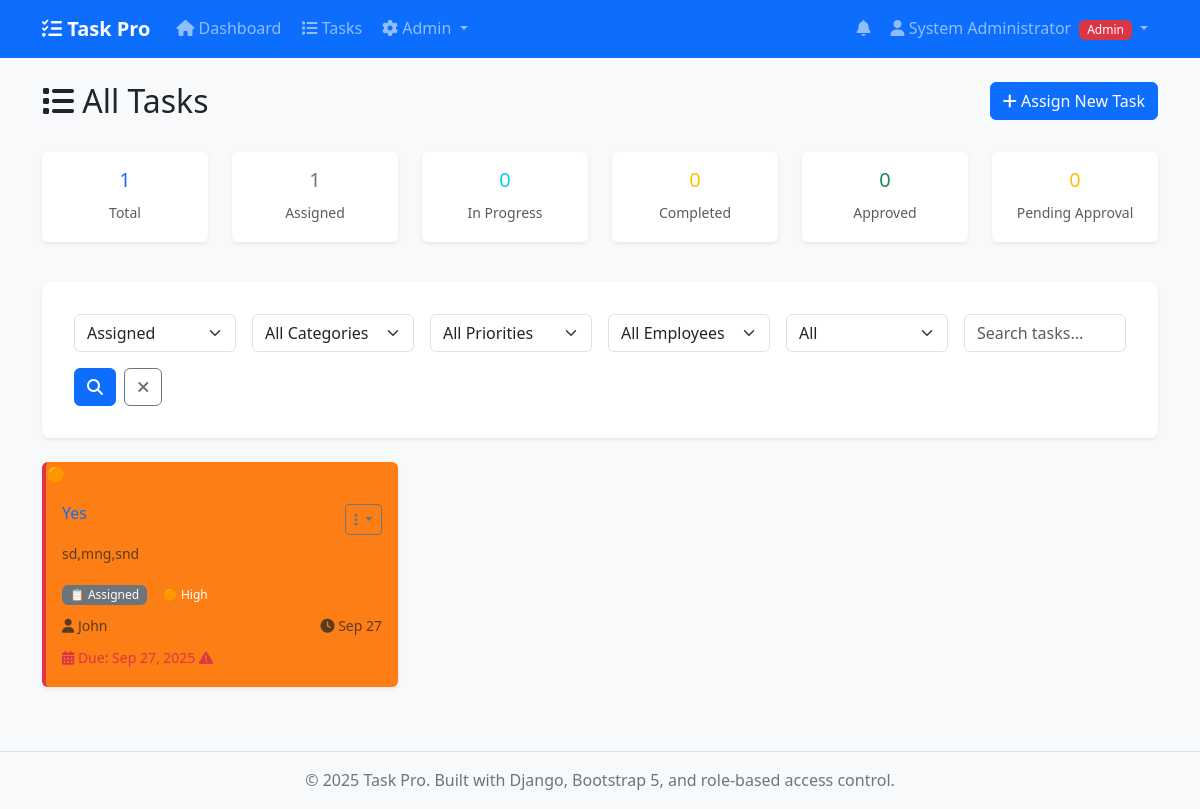
The app's page /tasks/?status=assigned (signed in) with its own data.
### tasks/models.py (models this page shows, shortened)
class Task(models.Model):
    STATUS_CHOICES = [
        ('assigned', 'Assigned'),
        ('in_progress', 'In Progress'),
        ('completed', 'Completed (Pending Approval)'),
        ('approved', 'Approved'),
        ('rejected', 'Rejected'),
        ('cancelled', 'Cancelled'),
        ('on_hold', 'On Hold'),
    ]
    APPROVAL_STATUS_CHOICES = [
        ('pending', 'Pending'),
        ('approved', 'Approved'),
        ('rejected', 'Rejected'),
        ('not_required', 'Not Required'),
    ]
    title = models.CharField(max_length=200)
    description = models.TextField()
    category = models.ForeignKey(Category, on_delete=models.SET_NULL, null=True, blank=True)
    priority = models.ForeignKey(Priority, on_delete=models.SET_NULL, null=True, blank=True)
    status = models.CharField(max_length=20, choices=STATUS_CHOICES, default='assigned')
    assigned_to = models.ForeignKey(User, on_delete=models.CASCADE, related_name='assigned_tasks')
    created_by = models.ForeignKey(User, on_delete=models.CASCADE, related_name='created_tasks')
    approved_by = models.ForeignKey(User, on_delete=models.SET_NULL, null=True, blank=True, related_name='approved_tasks')
    approval_status = models.CharField(max_length=15, choices=APPROVAL_STATUS_CHOICES, default='not_required')
    approval_notes = models.TextField(blank=True, null=True, help_text="Admin notes for approval/rejection")
    requires_approval = models.BooleanField(default=True)
    created_at = models.DateTimeField(auto_now_add=True)
    updated_at = models.DateTimeField(auto_now=True)
    due_date = models.DateTimeField(null=True, blank=True)
    started_at = models.DateTimeField(null=True, blank=True)
    completed_at = models.DateTimeField(null=True, blank=True)
    approved_at = models.DateTimeField(null=True, blank=True)
    estimated_hours = models.DecimalField(max_digits=5, decimal_places=2, null=True, blank=True)
    actual_hours = models.DecimalField(max_digits=5, decimal_places=2, null=True, blank=True)
    completion_notes = models.TextField(blank=True, null=True, help_text="Employee notes on task completion")
    attachment = models.FileField(upload_to='task_attachments/', null=True, blank=True)
    class Meta:
        ordering = ['-created_at']
        indexes = [
            models.Index(fields=['status']),
            models.Index(fields=['priority']),
            models.Index(fields=['due_date']),
            models.Index(fields=['assigned_to']),
            models.Index(fields=['approval_status']),
        ]
        permissions = [
            ('can_assign_tasks', 'Can assign tasks to employees'),
            ('can_approve_tasks', 'Can approve completed tasks'),
            ('can_view_all_tasks', 'Can view all tasks'),
            ('can_manage_employees', 'Can manage employees'),
        ]
    @property
    def is_overdue(self):
        if self.due_date and self.status not in ['approved', 'cancelled']:
            return timezone.now() > self.due_date
        return False

class Priority(models.Model):
    PRIORITY_CHOICES = [
        (1, 'Low'),
        (2, 'Medium'),
        (3, 'High'),
        (4, 'Critical'),
        (5, 'Emergency'),
    ]
    name = models.CharField(max_length=20)
    level = models.IntegerField(choices=PRIORITY_CHOICES, unique=True)
    color = models.CharField(max_length=7, default='#6c757d')
    description = models.TextField(blank=True, null=True)
    class Meta:
        verbose_name_plural = "Priorities"
        ordering = ['level']
    def __str__(self):
        return self.name

### tasks/views.py (the view, shortened to what this page needs)
# urls.py: path('tasks/', views.TaskListView.as_view(), name='task_list'),
class TaskListView(LoginRequiredMixin, ListView):
    model = Task
    template_name = 'tasks/task_list.html'
    context_object_name = 'tasks'
    paginate_by = 15
    def get_queryset(self):
        user_profile = self.request.user.profile
        if user_profile.is_admin():
            queryset = Task.objects.select_related('assigned_to', 'created_by', 'category', 'priority')
        else:
            queryset = Task.objects.filter(assigned_to=self.request.user).select_related('created_by', 'category', 'priority')
        status = self.request.GET.get('status')
        category = self.request.GET.get('category')
        priority = self.request.GET.get('priority')
        assigned_to = self.request.GET.get('assigned_to')
        approval_status = self.request.GET.get('approval_status')
        search = self.request.GET.get('search')
        if status:
            queryset = queryset.filter(status=status)
        if category:
            queryset = queryset.filter(category_id=category)
        if priority:
            queryset = queryset.filter(priority_id=priority)
        if assigned_to and user_profile.is_admin():
            queryset = queryset.filter(assigned_to_id=assigned_to)
        if approval_status and user_profile.is_admin():
            queryset = queryset.filter(approval_status=approval_status)
        if search:
            queryset = queryset.filter(
                Q(title__icontains=search) |
                Q(description__icontains=search)
            )
        return queryset.order_by('-created_at')
    def get_context_data(self, **kwargs):
        context = super().get_context_data(**kwargs)
        user_profile = self.request.user.profile
        context['filter_form'] = TaskFilterForm(self.request.GET, user=self.request.user)
        context['is_admin'] = user_profile.is_admin()
        if user_profile.is_admin():
            context['task_counts'] = {
                'total': Task.objects.count(),
                'assigned': Task.objects.filter(status='assigned').count(),
                'in_progress': Task.objects.filter(status='in_progress').count(),
                'completed': Task.objects.filter(status='completed').count(),
                'approved': Task.objects.filter(status='approved').count(),
                'pending_approval': Task.objects.filter(approval_status='pending').count(),
            }
        return context

### tasks/templates/tasks/task_list.html (shortened to what this page needs)
{% extends 'base.html' %}
{% load static %}
{% block content %}
<div class="row mb-4">
    <div class="col">
        <h2>
            <i class="fas fa-list"></i>
            {% if is_admin %}All Tasks{% else %}My Tasks{% endif %}
        </h2>
    </div>
    <div class="col-auto">
        {% if is_admin %}
            <a href="{% url 'task_create' %}" class="btn btn-primary">
                <i class="fas fa-plus"></i> Assign New Task
            </a>
        {% endif %}
    </div>
</div>
<div class="row mb-4">
    <div class="col-md-2">
        <div class="card text-center">
            <div class="card-body">
                <h5 class="text-primary">{{ task_counts.total }}</h5>
                <small class="text-muted">Total</small>
            </div>
        </div>
    </div>
    <div class="col-md-2">
        <div class="card text-center">
            <div class="card-body">
                <h5 class="text-secondary">{{ task_counts.assigned }}</h5>
                <small class="text-muted">Assigned</small>
            </div>
        </div>
    </div>
    <div class="col-md-2">
        <div class="card text-center">
            <div class="card-body">
                <h5 class="text-info">{{ task_counts.in_progress }}</h5>
                <small class="text-muted">In Progress</small>
            </div>
        </div>
    </div>
    <div class="col-md-2">
        <div class="card text-center">
            <div class="card-body">
                <h5 class="text-warning">{{ task_counts.completed }}</h5>
                <small class="text-muted">Completed</small>
            </div>
        </div>
    </div>
    <div class="col-md-2">
        <div class="card text-center">
            <div class="card-body">
                <h5 class="text-success">{{ task_counts.approved }}</h5>
                <small class="text-muted">Approved</small>
            </div>
        </div>
    </div>
    {% if is_admin %}
    <div class="col-md-2">
        <div class="card text-center">
            <div class="card-body">
                <h5 class="text-warning">{{ task_counts.pending_approval }}</h5>
                <small class="text-muted">Pending Approval</small>
            </div>
        </div>
    </div>
    {% endif %}
</div>
<div class="card filter-form">
    <div class="card-body">
        <form method="get" class="row g-3">
            <div class="col-md-2">
                {{ filter_form.status }}
            </div>
            <div class="col-md-2">
                {{ filter_form.category }}
            </div>
            <div class="col-md-2">
                {{ filter_form.priority }}
            </div>
            {% if is_admin %}
            <div class="col-md-2">
                {{ filter_form.assigned_to }}
            </div>
            <div class="col-md-2">
                {{ filter_form.approval_status }}
            </div>
            {% endif %}
            <div class="col-md-{% if is_admin %}2{% else %}4{% endif %}">
                {{ filter_form.search }}
            </div>
            <div class="col-md-auto">
                <button type="submit" class="btn btn-primary">
                    <i class="fas fa-search"></i>
                </button>
                <a href="{% url 'task_list' %}" class="btn btn-outline-secondary ms-1">
                    <i class="fas fa-times"></i>
                </a>
            </div>
        </form>
    </div>
</div>
<div class="row">
    {% for task in tasks %}
        <div class="col-lg-6 col-xl-4">
            <div class="card task-card {% if task.priority %}priority-{{ task.priority.name|lower }}{% endif %} {% if task.status == 'approved' %}status-completed{% endif %}">
                <div class="card-body">
                    <div class="d-flex justify-content-between align-items-start mb-2">
                        <h6 class="card-title mb-0">
                            <a href="{% url 'task_detail' task.pk %}" class="text-decoration-none">
                                {{ task.title }}
                            </a>
                        </h6>
                        <div class="dropdown">
                            <button class="btn btn-sm btn-outline-secondary dropdown-toggle" type="button" data-bs-toggle="dropdown">
                                <i class="fas fa-ellipsis-v"></i>
                            </button>
                        </div>
                    </div>
                    {% if task.description %}
                        <p class="card-text text-muted small">
                            {{ task.description|truncatewords:15 }}
                        </p>
                    {% endif %}
                    <div class="d-flex justify-content-between align-items-center mb-2">
                        <div>
                            <span class="badge status-{{ task.status }}">
                                {{ task.get_status_display }}
                            </span>
                            {% if task.priority %}
                                <span class="badge priority-{{ task.priority.name|lower }} ms-1">
                                    {{ task.priority.name }}
                                </span>
                            {% endif %}
                        </div>
                    </div>
                    <div class="row small text-muted">
                        {% if is_admin %}
                            <div class="col-6">
                                <i class="fas fa-user"></i> {{ task.assigned_to.first_name }}
                            </div>
                        {% else %}
                            <div class="col-6">
                                <i class="fas fa-user-tie"></i> {{ task.created_by.first_name }}
                            </div>
                        {% endif %}
                        <div class="col-6 text-end">
                            <i class="fas fa-clock"></i> {{ task.created_at|date:"M d" }}
                        </div>
                    </div>
                    {% if task.due_date %}
                        <div class="mt-2">
                            <small class="{% if task.is_overdue %}text-danger{% else %}text-muted{% endif %}">
                                <i class="fas fa-calendar-alt"></i>
                                Due: {{ task.due_date|date:"M d, Y" }}
                                {% if task.is_overdue %}<i class="fas fa-exclamation-triangle"></i>{% endif %}
                            </small>
                        </div>
                    {% endif %}
                </div>
            </div>
        </div>
    {% endfor %}
</div>
{% endblock %}

### templates/base.html (shortened to what this page needs)
<!DOCTYPE html>
<html lang="en">
<head>
    <link href="https://cdn.jsdelivr.net/npm/bootstrap@5.3.2/dist/css/bootstrap.min.css" rel="stylesheet">
    <link rel="stylesheet" href="https://cdnjs.cloudflare.com/ajax/libs/font-awesome/6.4.0/css/all.min.css">
    {% load static %}
    <link rel="stylesheet" href="{% static 'css/style.css' %}">
</head>
<body>
    <nav class="navbar navbar-expand-lg navbar-dark bg-primary">
        <div class="container">
            <a class="navbar-brand" href="{% url 'dashboard' %}">
                <i class="fas fa-tasks"></i> Task Pro
            </a>
            <div class="collapse navbar-collapse" id="navbarNav">
                <ul class="navbar-nav me-auto">
                    {% if user.is_authenticated %}
                        <li class="nav-item">
                            <a class="nav-link" href="{% url 'dashboard' %}">
                                <i class="fas fa-home"></i> Dashboard
                            </a>
                        </li>
                        <li class="nav-item">
                            <a class="nav-link" href="{% url 'task_list' %}">
                                <i class="fas fa-list"></i> Tasks
                            </a>
                        </li>
                        {% if user.profile.is_admin %}
                            <li class="nav-item dropdown">
                                <a class="nav-link dropdown-toggle" href="#" id="adminDropdown" role="button" data-bs-toggle="dropdown">
                                    <i class="fas fa-cog"></i> Admin
                                </a>
                            </li>
                        {% endif %}
                    {% endif %}
                </ul>
                <ul class="navbar-nav">
                    {% if user.is_authenticated %}
                        <li class="nav-item">
                            <a class="nav-link" href="{% url 'notifications' %}">
                                <i class="fas fa-bell"></i>
                            </a>
                        </li>
                        <li class="nav-item dropdown">
                            <a class="nav-link dropdown-toggle" href="#" id="navbarDropdown" role="button" data-bs-toggle="dropdown">
                                <i class="fas fa-user"></i> {{ user.get_full_name|default:user.username }}
                                {% if user.profile.role == 'admin' %}
                                    <span class="badge bg-danger ms-1">Admin</span>
                                {% else %}
                                    <span class="badge bg-success ms-1">Employee</span>
                                {% endif %}
                            </a>
                        </li>
                    {% endif %}
                </ul>
            </div>
        </div>
    </nav>
    <main class="container my-4">
        {% block content %}{% endblock %}
    </main>
    <footer class="bg-light text-center py-3 mt-5">
        <div class="container">
            <p class="mb-0">&copy; 2025 Task Pro. Built with Django, Bootstrap 5, and role-based access control.</p>
        </div>
    </footer>
    {% load static %}
</body>
</html>

### records on screen
Task: title "Yes", description "sd,mng,snd", status "Assigned", priority.name "High", assigned_to.first_name "John", created_at "Sep 27", due_date "Sep 27, 2025"

### other values on screen
{{ user.get_full_name|default:user.username }} "System Administrator"
{{ task_counts.total }} "1"
{{ task_counts.assigned }} "1"
{{ task_counts.in_progress }} "0"
{{ task_counts.completed }} "0"
{{ task_counts.approved }} "0"
{{ task_counts.pending_approval }} "0"
